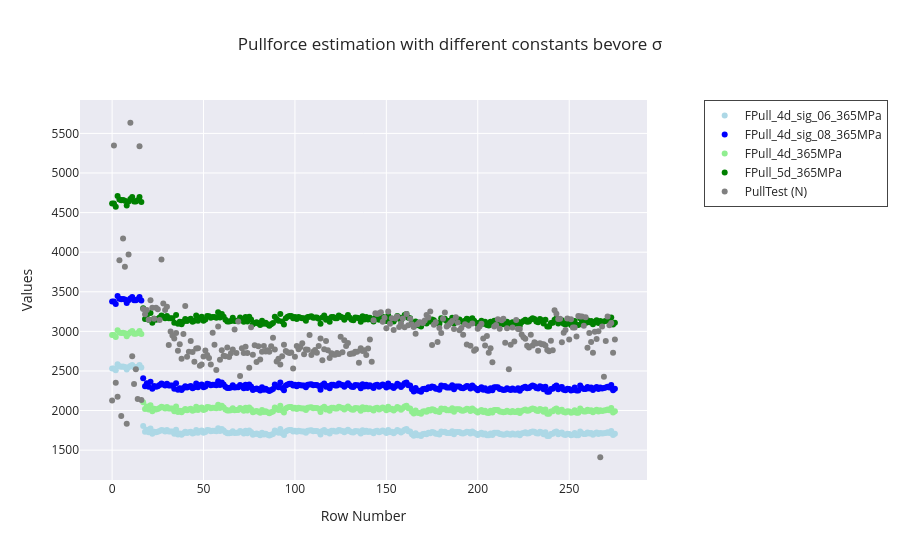

Write notebook code for a chart like this one.
### Code cell
x = train_df_c.index

fig = go.Figure()

groups = {
    "sig": {
        "cols": ["FPull_4d_sig_06_365MPa", "FPull_4d_sig_08_365MPa"],
        "colors": ["lightblue", "blue"]
    },
    "365MPa": {
        "cols": ["FPull_4d_365MPa", "FPull_5d_365MPa"],
        "colors": ["lightgreen", "green"]
    }
}

# --- Pull force groups ---
for info in groups.values():
    for col, col_color in zip(info["cols"], info["colors"]):
        fig.add_trace(
            go.Scatter(
                x=x,
                y=train_df_c[col],
                mode="markers",          # <-- no lines
                name=col,
                marker=dict(color=col_color, size=6)
            )
        )

# --- PullTest ---
fig.add_trace(
    go.Scatter(
        x=x,
        y=train_df_c["PullTest (N)"],
        mode="markers",
        name="PullTest (N)",
        marker=dict(color="grey", size=6)
    )
)

fig.update_layout(
    title="Pullforce estimation with different constants bevore σ ",
    xaxis_title="Row Number",
    yaxis_title="Values",
    template="seaborn",
    legend=dict(
        x=1.1,
        y=1,
        xanchor="left",
        borderwidth=1
    ),
    margin=dict(r=200)
)

fig.show()

### Figure 1 — Plotly figure (JSON) as saved in the notebook; plotly's stock layout.template omitted (floating-point values rounded to 4 significant figures; data arrays with more than 128 entries replaced by an {"elided": "..."} marker saying what was removed)
{"data": [{"marker": {"color": "lightblue", "size": 6}, "mode": "markers", "name": "FPull_4d_sig_06_365MPa", "type": "scatter", "x": {"elided": "276 int values"}, "y": {"elided": "276 float values"}}, {"marker": {"color": "blue", "size": 6}, "mode": "markers", "name": "FPull_4d_sig_08_365MPa", "type": "scatter", "x": {"elided": "276 int values"}, "y": {"elided": "276 float values"}}, {"marker": {"color": "lightgreen", "size": 6}, "mode": "markers", "name": "FPull_4d_365MPa", "type": "scatter", "x": {"elided": "276 int values"}, "y": {"elided": "276 float values"}}, {"marker": {"color": "green", "size": 6}, "mode": "markers", "name": "FPull_5d_365MPa", "type": "scatter", "x": {"elided": "276 int values"}, "y": {"elided": "276 float values"}}, {"marker": {"color": "grey", "size": 6}, "mode": "markers", "name": "PullTest (N)", "type": "scatter", "x": {"elided": "276 int values"}, "y": {"elided": "276 float values"}}], "layout": {"legend": {"borderwidth": 1, "x": 1.1, "xanchor": "left", "y": 1}, "margin": {"r": 200}, "title": {"text": "Pullforce estimation with different constants bevore σ "}, "xaxis": {"title": {"text": "Row Number"}}, "yaxis": {"title": {"text": "Values"}}}}
